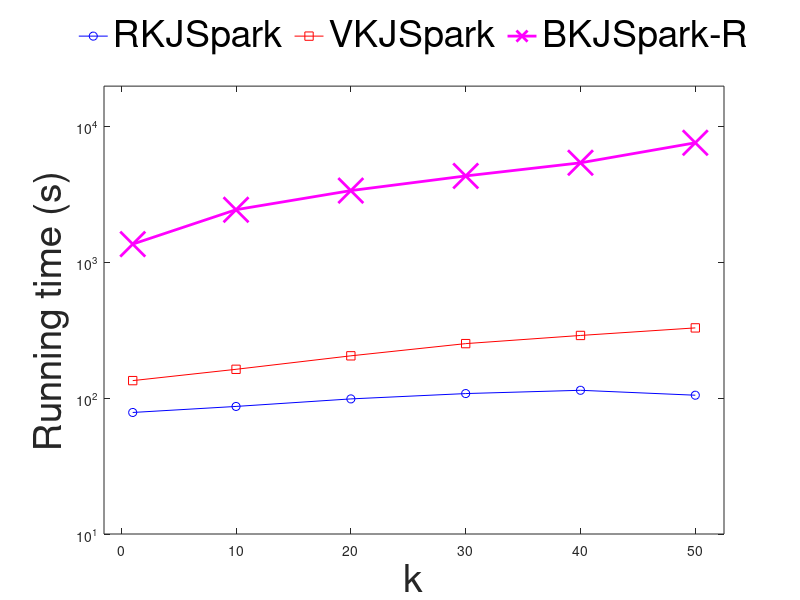

This figure's MATLAB source:
% Create some data
k = [1 10 20 30 40 50];
RTree = [78.655 87.142 99.027 108.408 114.610 105.413];
Voronoi = [135.055 163.647 205.713 253.055 290.662 330.481];
NLRTree = [1369.517 2456.042 3397.403 4355.359 5442.117 7644.765];
% RTree = [67.567 72.835 81.546 81.546 82.801 82.603];
% Voronoi = [153.995 182.888 218.416 233.450 282.798 307.234];
% NLRTree = [862.518 1824.601 2495.675 3005.263 3690.268 4115.112];
% Create a y-axis semilog plot using the semilogy function
% Plot SER data in blue and BER data in red

set(gca,'Visible','on','Units','normalized');
set(gca,'Units','normalized','FontSize',30);
box('on');
semilogy(k,RTree,'-ob',k,Voronoi,'-rs',k,NLRTree,'-xm','LineWidth', 2, 'MarkerSize', 18);
hold on;

xlim([-1.5 52.5])
ylim([10 20000])
set(gca, 'XTick', 0:10:50, 'XMinorTick', 'off')
set(gca, 'YTick', [1 10 100 1000 10000], 'YMinorTick', 'off')

xlabel('k','FontSize',28)
ylabel('Running time (s)','FontSize',28)

h=legend('RKJSpark', 'VKJSpark', 'BKJSpark-R');
set(h,'Interpreter','tex','Location','NorthOutside','FontSize',27,'Orientation','Horizontal','Box','off');

print -depsc2 osm_knnj_k